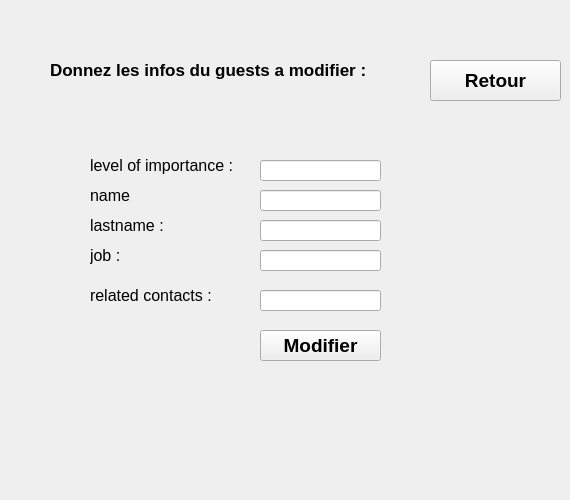
     <widget class="QWidget" name="page_13">
      <widget class="QLabel" name="label_65">
       <property name="geometry">
        <rect>
         <x>90</x>
         <y>240</y>
         <width>101</width>
         <height>31</height>
        </rect>
       </property>
       <property name="font">
        <font>
         <pointsize>12</pointsize>
        </font>
       </property>
       <property name="text">
        <string>job :</string>
       </property>
      </widget>
      <widget class="QLineEdit" name="namemodifyguests">
       <property name="geometry">
        <rect>
         <x>260</x>
         <y>190</y>
         <width>121</width>
         <height>21</height>
        </rect>
       </property>
       <property name="text">
        <string/>
       </property>
      </widget>
      <widget class="QLineEdit" name="jobmodifyguests">
       <property name="geometry">
        <rect>
         <x>260</x>
         <y>250</y>
         <width>121</width>
         <height>21</height>
        </rect>
       </property>
       <property name="text">
        <string/>
       </property>
      </widget>
      <widget class="QLabel" name="label_66">
       <property name="geometry">
        <rect>
         <x>90</x>
         <y>180</y>
         <width>71</width>
         <height>31</height>
        </rect>
       </property>
       <property name="font">
        <font>
         <pointsize>12</pointsize>
        </font>
       </property>
       <property name="text">
        <string>name</string>
       </property>
      </widget>
      <widget class="QLabel" name="label_67">
       <property name="geometry">
        <rect>
         <x>50</x>
         <y>60</y>
         <width>491</width>
         <height>20</height>
        </rect>
       </property>
       <property name="font">
        <font>
         <pointsize>13</pointsize>
         <weight>75</weight>
         <bold>true</bold>
        </font>
       </property>
       <property name="text">
        <string>Donnez les infos du guests a modifier :</string>
       </property>
      </widget>
      <widget class="QLineEdit" name="lastmodifyguests">
       <property name="geometry">
        <rect>
         <x>260</x>
         <y>220</y>
         <width>121</width>
         <height>21</height>
        </rect>
       </property>
       <property name="text">
        <string/>
       </property>
      </widget>
      <widget class="QLabel" name="label_68">
       <property name="geometry">
        <rect>
         <x>90</x>
         <y>210</y>
         <width>91</width>
         <height>31</height>
        </rect>
       </property>
       <property name="font">
        <font>
         <pointsize>12</pointsize>
        </font>
       </property>
       <property name="text">
        <string>lastname :</string>
       </property>
      </widget>
      <widget class="QPushButton" name="pushButton_9">
       <property name="geometry">
        <rect>
         <x>260</x>
         <y>330</y>
         <width>121</width>
         <height>31</height>
        </rect>
       </property>
       <property name="font">
        <font>
         <pointsize>14</pointsize>
         <weight>75</weight>
         <bold>true</bold>
        </font>
       </property>
       <property name="text">
        <string>Modifier</string>
       </property>
      </widget>
      <widget class="QLabel" name="label_69">
       <property name="geometry">
        <rect>
         <x>90</x>
         <y>150</y>
         <width>151</width>
         <height>31</height>
        </rect>
       </property>
       <property name="font">
        <font>
         <pointsize>12</pointsize>
        </font>
       </property>
       <property name="text">
        <string>level of importance :</string>
       </property>
      </widget>
      <widget class="QLineEdit" name="levelmodifyguests">
       <property name="geometry">
        <rect>
         <x>260</x>
         <y>160</y>
         <width>121</width>
         <height>21</height>
        </rect>
       </property>
       <property name="text">
        <string/>
       </property>
      </widget>
      <widget class="QLabel" name="label_40">
       <property name="geometry">
        <rect>
         <x>144</x>
         <y>440</y>
         <width>141</width>
         <height>51</height>
        </rect>
       </property>
       <property name="font">
        <font>
         <pointsize>12</pointsize>
        </font>
       </property>
       <property name="text">
        <string/>
       </property>
      </widget>
      <widget class="QPushButton" name="pushButton_12">
       <property name="geometry">
        <rect>
         <x>430</x>
         <y>60</y>
         <width>131</width>
         <height>41</height>
        </rect>
       </property>
       <property name="font">
        <font>
         <pointsize>14</pointsize>
         <weight>75</weight>
         <bold>true</bold>
        </font>
       </property>
       <property name="text">
        <string>Retour</string>
       </property>
      </widget>
      <widget class="QLineEdit" name="contactmodifyguests">
       <property name="geometry">
        <rect>
         <x>260</x>
         <y>290</y>
         <width>121</width>
         <height>21</height>
        </rect>
       </property>
       <property name="text">
        <string/>
       </property>
      </widget>
      <widget class="QLabel" name="label_72">
       <property name="geometry">
        <rect>
         <x>90</x>
         <y>280</y>
         <width>121</width>
         <height>31</height>
        </rect>
       </property>
       <property name="font">
        <font>
         <pointsize>12</pointsize>
        </font>
       </property>
       <property name="text">
        <string>related contacts :</string>
       </property>
      </widget>
     </widget>
